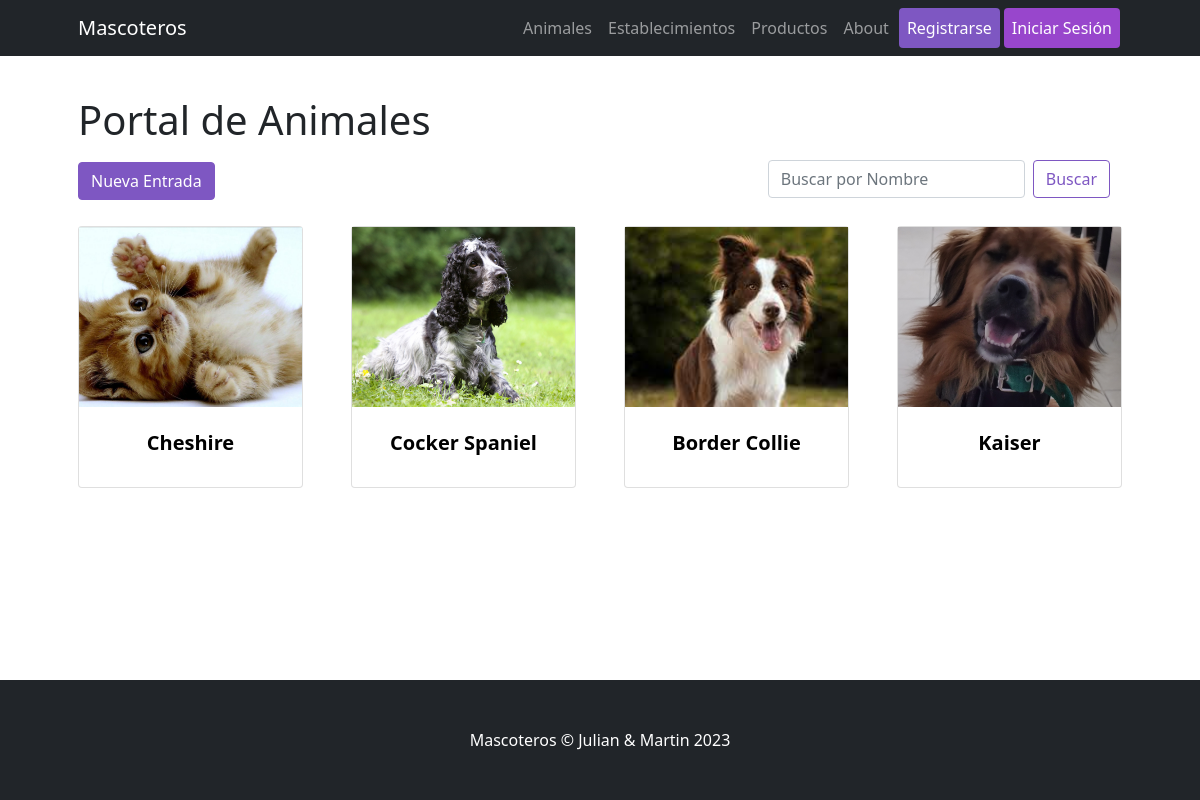
The page /Mascoteros/animal/list/ on the database its author committed.
### Mascoteros/models.py (models this page shows)
class Animal (models.Model):
    especie      = models.CharField(max_length=64)
    nombre       = models.CharField(max_length=64)
    descripcion  = models.CharField(max_length=500)
    imagen       = models.ImageField(upload_to='images_animales')
    tamaño       = models.CharField(max_length=32)
    apto_niños   = models.BooleanField()

### Mascoteros/views.py (the view)
# urls.py: path("animal/list/", ListaAnimal.as_view(), name="AnimalesLista"),
class ListaAnimal(ListView):
    model = Animal
    template_name = "Mascoteros/animal/animal_list.html"

### Mascoteros/templates/Mascoteros/animal/animal_list.html (shortened to what this page needs)
{% extends "Mascoteros/parent.html" %}
{% load static %}
{% block contenidoDinamico %}
<h1 class="card-title">Portal de Animales </h1>
<a href="{% url 'AnimalesCrear' %}" class="btn btn-dark active float-right" role="button" aria-pressed="true">Nueva Entrada</a>
<nav class="navbar navbar-light  float-end">
    <div class="container-fluid">
      <form action="/Mascoteros/resultadoAnimales/" class="d-flex" method="GET">
        <input type="text" name="nombre" class="form-control me-2" placeholder="Buscar por Nombre">
        <button class="btn btn-outline-success" type="submit">Buscar</button>
      </form>
    </div>
</nav>
<div class="row gx-4 gx-lg-5 row-cols-2 row-cols-md-3 row-cols-xl-4 justify-content-left">
    {% for animal in object_list %}
        <div class="col mb-5">
            <a href="{% url 'AnimalesDetalle' animal.id %}">
                <div class="card h-100 zoom">
                    <img class="card-img-top-list" src="{{animal.imagen.url}}" alt="..." />
                    <div class="card-body p-4">
                        <div class="text-center">
                            <h5 class="fw-bolder">{{animal.nombre}}</h5>
                        </div>
                    </div>
                </div>
            </a>
        </div>
    {% endfor %}
</div>
{% endblock %}

### rows shown on the page
Animal: imagen (picture), nombre "Cheshire"
Animal: imagen (picture), nombre "Cocker Spaniel"
Animal: imagen (picture), nombre "Border Collie"
Animal: imagen (picture), nombre "Kaiser"
